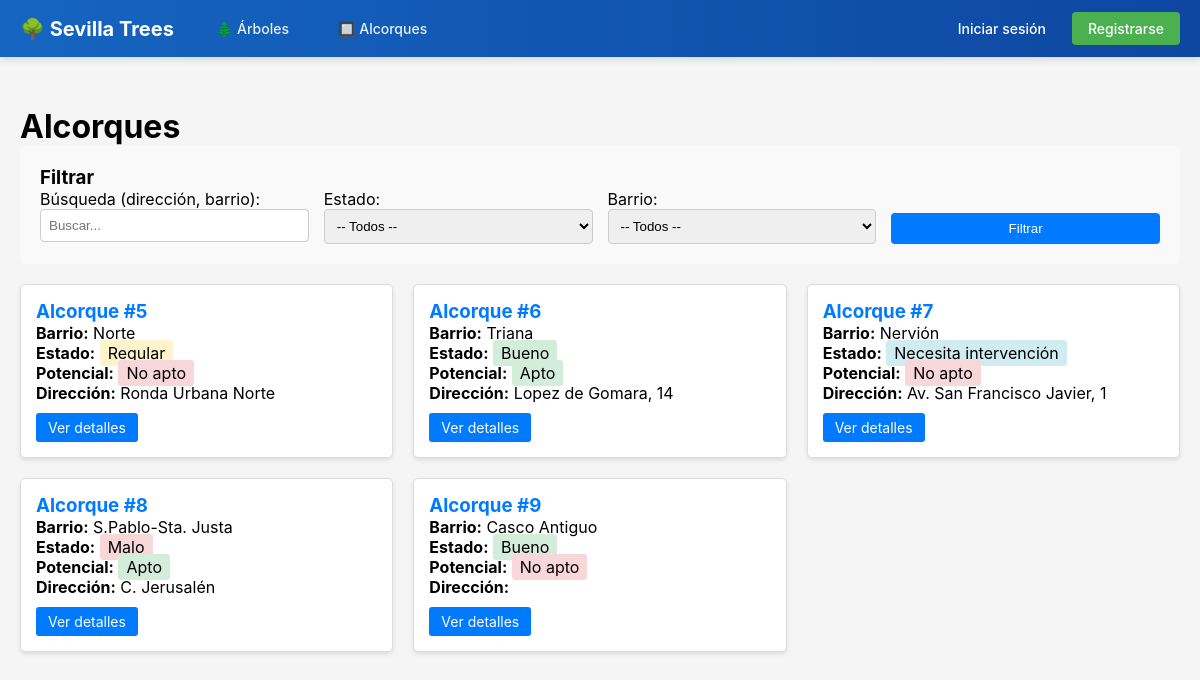
Page /inventario/alcorques/ on the committed database.
### inventario/models.py (models this page shows, shortened)
class Alcorque(models.Model):
    class Estado(models.TextChoices):
        BUENO = "BUENO", "Bueno"
        REGULAR = "REGULAR", "Regular"
        MALO = "MALO", "Malo"
        NECESITA_INTERVENCION = "NECESITA_INTERVENCION", "Necesita intervención"
    class Potencial(models.TextChoices):
        APTO = "APTO", "Apto"
        NO_APTO = "NO_APTO", "No apto"
    barrio = models.ForeignKey("inventario.Barrio", on_delete=models.PROTECT, related_name="alcorques",)
    estado = models.CharField(max_length=50, choices=Estado.choices, default=Estado.BUENO)
    potencial_plant = models.CharField(max_length=10, choices=Potencial.choices, default=Potencial.APTO)
    latitud = models.DecimalField(max_digits=9, decimal_places=6, null=True, blank=True)
    longitud = models.DecimalField(max_digits=9, decimal_places=6, null=True, blank=True)
    direccion = models.TextField(null=True, blank=True)
    observaciones = models.TextField(null=True, blank=True)
    class Meta: constraints = [
        models.UniqueConstraint(fields=["latitud", "longitud"], name="un_alcorque_por_ubi")
        ]

class Barrio(models.Model):
    nombre = models.CharField(max_length=100)
    delimitacion = models.TextField(null=True, blank=True)

### inventario/views.py (the view)
# urls.py: path("alcorques/", views.alcorque_lista, name="alcorque_lista"),
def alcorque_lista(request):
    q = request.GET.get("q", "").strip()
    estado = request.GET.get("estado", "").strip()
    barrio_id = request.GET.get("barrio", "").strip()
    qs = Alcorque.objects.select_related("barrio").all()
    if q:
        qs = qs.filter(Q(direccion__icontains=q) | Q(barrio__nombre__icontains=q))
    if estado:
        qs = qs.filter(estado=estado)
    if barrio_id.isdigit():
        qs = qs.filter(barrio_id=int(barrio_id))
    qs = qs.order_by("id")
    context = {
		"alcorques": qs,
		"q": q,
		"estado": estado,
		"barrio_id": barrio_id,
		"barrios": Barrio.objects.order_by("nombre"),
		"estados": Alcorque.Estado.choices,
	}
    return render(request, "inventario/alcorque_lista.html", context)

### templates/inventario/alcorque_lista.html (shortened to what this page needs)
{% extends "base.html" %}
{% block content %}
<div style="max-width: 1200px; margin: 30px auto; padding: 20px;">
    <h1>Alcorques</h1>
    <div style="background-color: #f9f9f9; padding: 20px; border-radius: 5px; margin-bottom: 20px;">
        <h3>Filtrar</h3>
        <form method="GET" style="display: grid; grid-template-columns: repeat(auto-fit, minmax(250px, 1fr)); gap: 15px;">
            <div>
                <label for="q">Búsqueda (dirección, barrio):</label>
                <input type="text" id="q" name="q" value="{{ q }}" placeholder="Buscar..." style="width: 100%; padding: 8px; border: 1px solid #ccc; border-radius: 4px; box-sizing: border-box;">
            </div>
            <div>
                <label for="estado">Estado:</label>
                <select id="estado" name="estado" style="width: 100%; padding: 8px; border: 1px solid #ccc; border-radius: 4px; box-sizing: border-box;">
                    <option value="">-- Todos --</option>
                </select>
            </div>
            <div>
                <label for="barrio">Barrio:</label>
                <select id="barrio" name="barrio" style="width: 100%; padding: 8px; border: 1px solid #ccc; border-radius: 4px; box-sizing: border-box;">
                    <option value="">-- Todos --</option>
                </select>
            </div>
            <div style="display: flex; align-items: flex-end;">
                <button type="submit" style="background-color: #007bff; color: white; padding: 8px 15px; border: none; border-radius: 4px; cursor: pointer; width: 100%;">Filtrar</button>
            </div>
        </form>
    </div>
    {% if alcorques %}
        <div style="display: grid; grid-template-columns: repeat(auto-fill, minmax(300px, 1fr)); gap: 20px;">
            {% for alcorque in alcorques %}
                <div style="background-color: white; border: 1px solid #ddd; border-radius: 5px; padding: 15px; box-shadow: 0 2px 4px rgba(0,0,0,0.1);">
                    <h3><a href="{% url 'alcorque_detalle' alcorque.pk %}" style="color: #007bff; text-decoration: none;">Alcorque #{{ alcorque.id }}</a></h3>
                    <p><strong>Barrio:</strong> {{ alcorque.barrio.nombre }}</p>
                    <p><strong>Estado:</strong> <span style="background-color: {% if alcorque.estado == 'BUENO' %}#d4edda{% elif alcorque.estado == 'REGULAR' %}#fff3cd{% elif alcorque.estado == 'MALO' %}#f8d7da{% else %}#d1ecf1{% endif %}; padding: 3px 8px; border-radius: 3px;">{{ alcorque.get_estado_display }}</span></p>
                    <p><strong>Potencial:</strong> <span style="background-color: {% if alcorque.potencial_plant == 'APTO' %}#d4edda{% else %}#f8d7da{% endif %}; padding: 3px 8px; border-radius: 3px;">{{ alcorque.get_potencial_plant_display }}</span></p>
                    <p><strong>Dirección:</strong> {{ alcorque.direccion|truncatewords:8 }}</p>
                    <div style="margin-top: 10px;">
                        <a href="{% url 'alcorque_detalle' alcorque.pk %}" style="background-color: #007bff; color: white; padding: 6px 12px; border-radius: 3px; text-decoration: none; display: inline-block; font-size: 14px;">Ver detalles</a>
                    </div>
                </div>
            {% endfor %}
        </div>
    {% else %}
        <div style="background-color: #fff3cd; border-left: 4px solid #ffc107; padding: 15px; border-radius: 5px;">
            <p>No se encontraron alcorques con los filtros seleccionados.</p>
        </div>
    {% endif %}
</div>
{% endblock %}

### templates/base.html (style rules this page uses)
* { margin: 0; padding: 0; box-sizing: border-box; }
body { font-family: -apple-system, BlinkMacSystemFont, 'Segoe UI', Roboto, 'Helvetica Neue', Arial, sans-serif; background-color: #f5f5f5; }

### rows in the picture
Alcorque: id "5", barrio.nombre "Norte", estado "Regular", potencial_plant "No apto", direccion "Ronda Urbana Norte"
Alcorque: id "6", barrio.nombre "Triana", estado "Bueno", potencial_plant "Apto", direccion "Lopez de Gomara, 14"
Alcorque: id "7", barrio.nombre "Nervión", estado "Necesita intervención", potencial_plant "No apto", direccion "Av. San Francisco Javier, 1"
Alcorque: id "8", barrio.nombre "S.Pablo-Sta. Justa", estado "Malo", potencial_plant "Apto", direccion "C. Jerusalén"
Alcorque: id "9", barrio.nombre "Casco Antiguo", estado "Bueno", potencial_plant "No apto"
